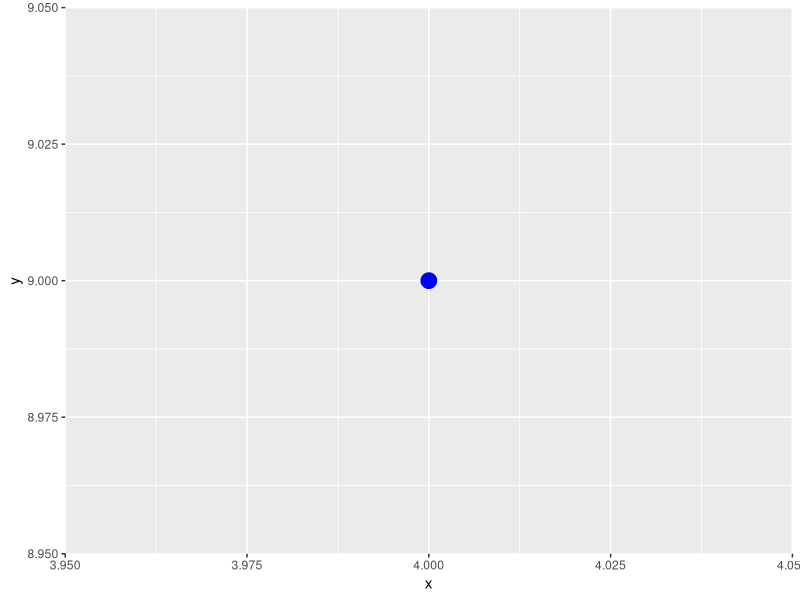
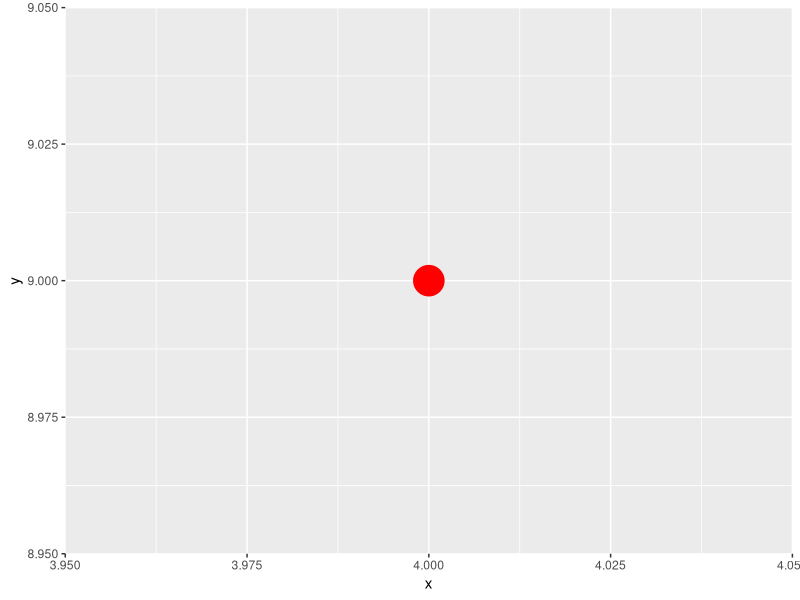
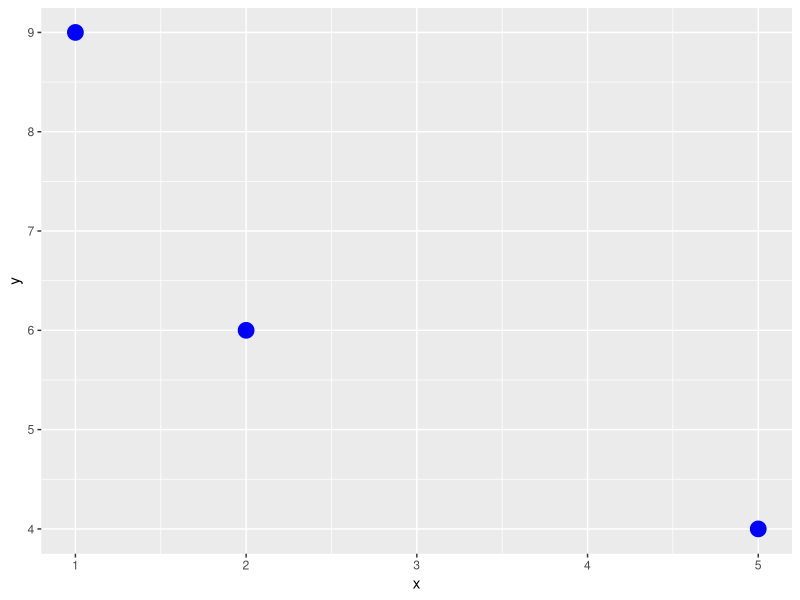
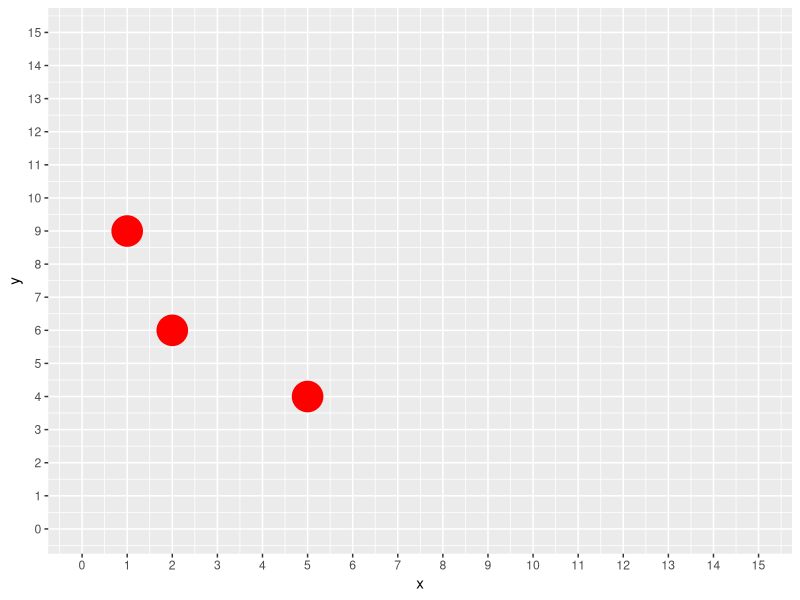

The R script that drew these images, in order:
a<-2
b<-5
x<-c(2,3,4,5,6,7,8,9)
x[3:6]
x[-3:-6]
x<-c(3,6,8)
y<-c(1,2,3)
s<-c(4,5,6)
D<-data.frame(x,y,s)
library(ggplot2)
x<-4
y<-9
dat<-data.frame(x,y)
ggplot()+geom_point(data=dat,aes(x=x,y=y),size=5,color="blue")
ggplot()+geom_point(data=dat,aes(x=x,y=y),size=10,color="red")
x<-c(2,5,1)
y<-c(6,4,9)
dat<-data.frame(x,y)
ggplot()+geom_point(data=dat,aes(x=x,y=y),size=5,color="blue")
ggplot()+geom_point(data=dat,aes(x=x,y=y),size=10,color="red")+
  scale_x_continuous(limits = c(0,15),breaks=seq(0,15,1))+
  scale_y_continuous(limits = c(0,15),breaks=seq(0,15,1))
